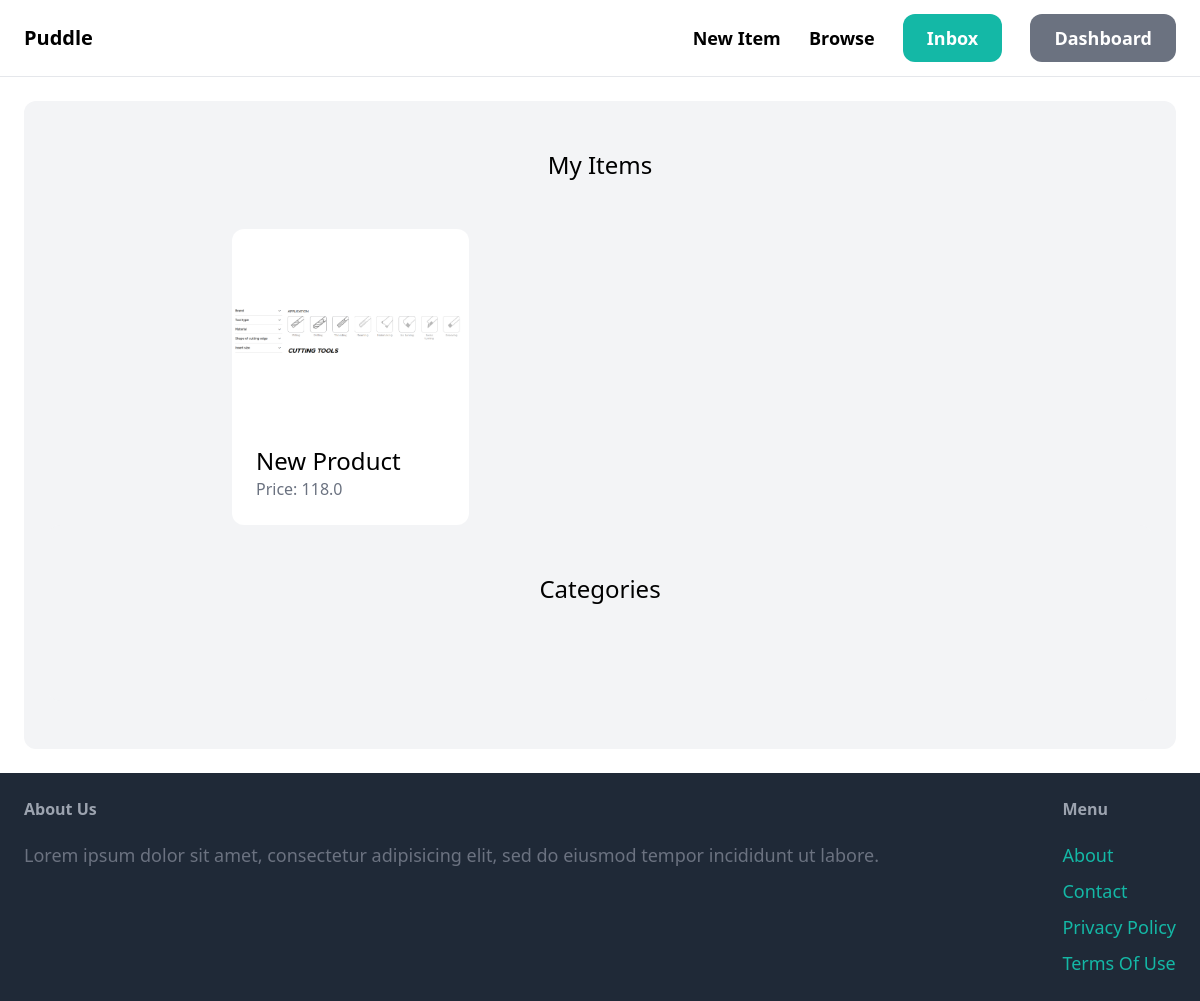
/dashbboard/ (signed in), run on an earlier commit of the app's database.
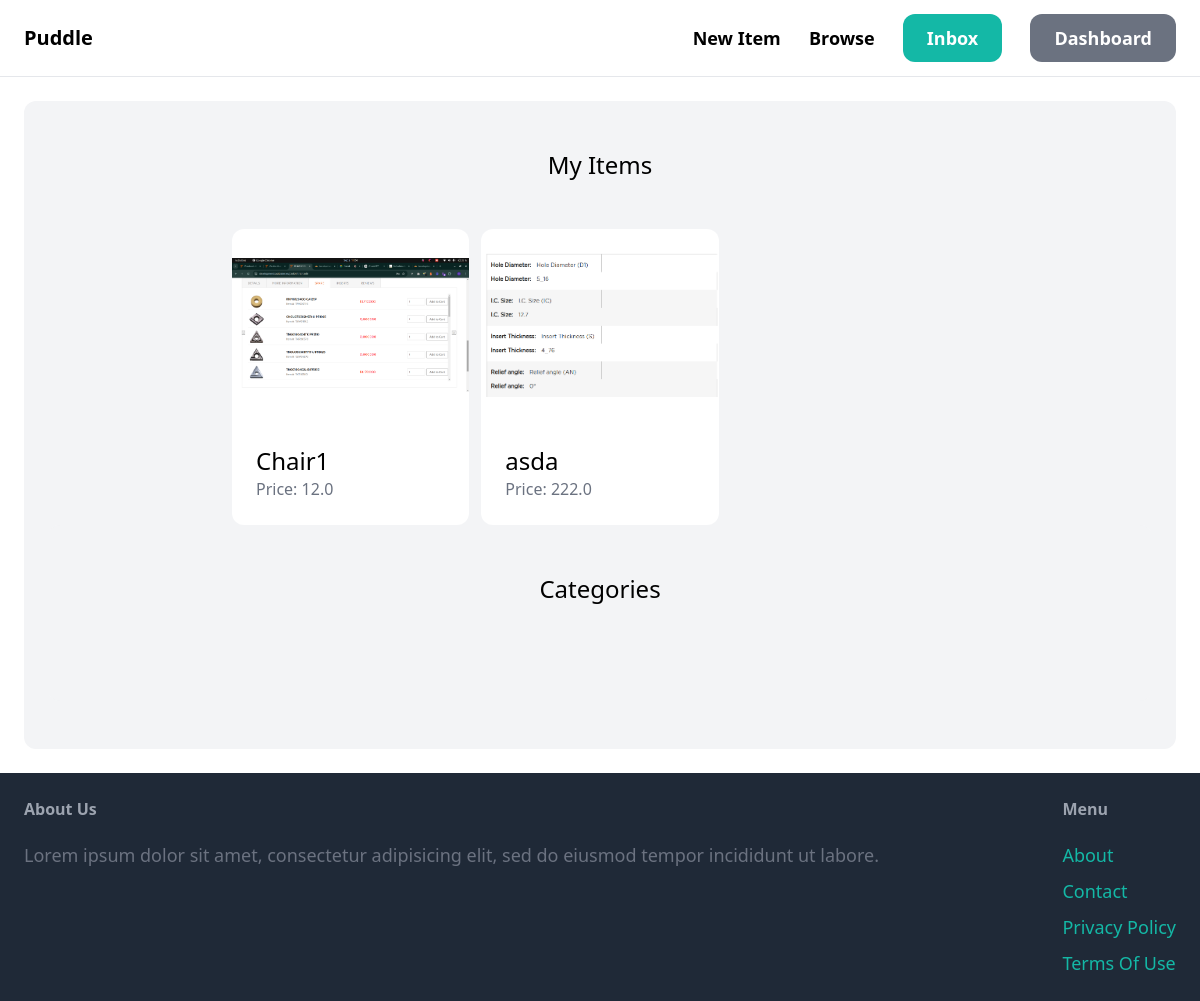
And on a later commit of the database.
### item/models.py (models this page shows, shortened)
class Items(models.Model):
	category = models.ForeignKey(Category,related_name='items',on_delete=models.CASCADE)
	name = models.CharField(max_length=255)
	description = models.TextField(blank=True , null=True)
	price = models.FloatField()
	image = models.ImageField(upload_to='item_images', blank=True, null= True )
	is_sold = models.BooleanField(default=False)
	created_by = models.ForeignKey(User,related_name='items',on_delete=models.CASCADE)
	created_at = models.DateTimeField(auto_now_add=True )
	class Meta:
		ordering = ('name',)
		verbose_name_plural = 'Items'

### dashbboard/views.py (the view)
# urls.py: path('',views.index,name='index'),
@login_required
def index(request):
    items = Items.objects.filter(created_by=request.user)
    return  render(request,'dashboard/index.html',{
        'items':items,
    })

### dashbboard/templates/dashboard/index.html (shortened to what this page needs)
{% extends 'core/base.html' %}
{% block content %}
    <div class="mt-g px-6 py-12 bg-gray-100 rounded-xl">
        <h2 class="mb-12 text-2xl text-center">My Items</h2>
        <div class="grid grid-cols-3 gap-3 w-2/3 mx-auto">
            {% for item in items %}
                <div>
                    <a href="{% url 'item:detail' item.id %}" class="w-full">
                        <div>
                            <img src="{{ item.image.url }}" class="rounded-t-xl w-full h-48 object-contain bg-white">
                        </div>
                        <div class="p-6 bg-white rounded-b-xl w-full">
                            <h2 class="text-2xl">{{ item.name }}</h2>
                            <p class="text-gray-500">Price: {{ item.price }}</p>
                        </div>
                    </a>
                </div>
            {% endfor %}
        </div>
        <div class="mt-g px-6 py-12 bg-gray-100 rounded-xl">
            <h2 class="mb-12 text-2xl text-center">Categories</h2>
        </div>
    </div>
{% endblock %}

### core/templates/core/base.html (shortened to what this page needs)
<!DOCTYPE html>
<html>
<head>
    <script src="https://cdn.tailwindcss.com"></script>
</head>
<body>
<nav class="py-6 px-6 flex justify-between items-center border-b border-gray-200">
    <a href="/" class="text-xl font-semibold">Puddle</a>
    <div class="space-x-6">
        <a href="{% url 'item:new' %}" class="text-lg font-semibold hover:text-gray-500">New Item</a>
        <a href="{% url 'item:items' %}" class="text-lg font-semibold hover:text-gray-500">Browse</a>
        {% if request.user.is_authenticated %}
            <a href=""
               class="px-6 py-3 text-lg font-semibold bg-teal-500 text-white rounded-xl hover:bg-teal-700">Inbox</a>
            <a href="{% url 'dashboard:index' %}"
               class="px-6 py-3 text-lg font-semibold bg-gray-500 text-white rounded-xl hover:bg-gray-700">Dashboard</a>
        {% else %}
            <a href="{% url 'core:signup' %}"
               class="px-6 py-3 text-lg font-semibold bg-teal-500 text-white rounded-xl hover:bg-teal-700">Sign Up</a>
            <a href="{% url 'core:login' %}"
               class="px-6 py-3 text-lg font-semibold bg-gray-500 text-white rounded-xl hover:bg-gray-700">Login In</a>
        {% endif %}
    </div>
</nav>
<div class="px-6 py-6">
    {% block content %}
    {% endblock %}
</div>
<footer class="py-6 px-6 flex justify-between bg-gray-800">
    <div class="w2/3 pr-10">
        <h3 class="mb-5 font-semibold text-gray-400">About Us</h3>
        <p class="text-lg text-gray-500">Lorem ipsum dolor sit amet, consectetur adipisicing elit, sed do eiusmod
            tempor incididunt ut labore.</p>
    </div>
    <div class="w1/3">
        <h3 class="mb-5 font-semibold text-gray-400">Menu</h3>
        <ul class="space-y-2">
            <li><a href="#" class="text-lg text-teal-500 hover:text-gray-700">About</a></li>
            <li><a href="{% url 'core:contact' %}" class="text-lg text-teal-500 hover:text-gray-700">Contact</a></li>
            <li><a href="#" class="text-lg text-teal-500 hover:text-gray-700">Privacy Policy</a></li>
            <li><a href="#" class="text-lg text-teal-500 hover:text-gray-700">Terms Of Use</a></li>
        </ul>
    </div>
</footer>
</body>
</html>

What changed in the data, as far as the page shows it:
removed Items: image (picture), name "New Product", price "118.0"
added Items: image (picture), name "Chair1", price "12.0"
added Items: image (picture), name "asda", price "222.0"
